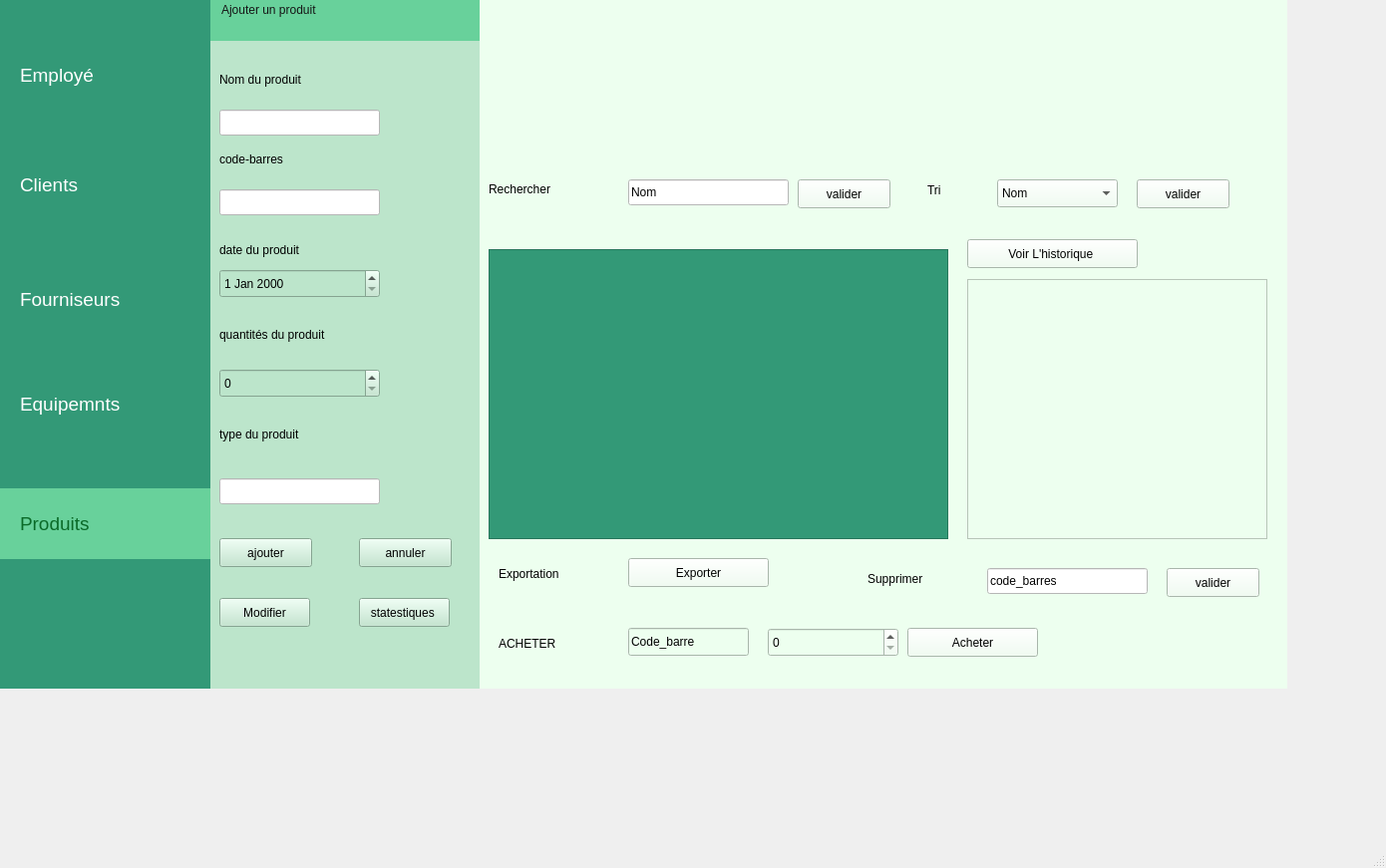
<?xml version="1.0" encoding="UTF-8"?>
<ui version="4.0">
 <class>MainWindow</class>
 <widget class="QMainWindow" name="MainWindow">
  <property name="geometry">
   <rect>
    <x>0</x>
    <y>0</y>
    <width>1390</width>
    <height>871</height>
   </rect>
  </property>
  <property name="windowTitle">
   <string>MainWindow</string>
  </property>
  <widget class="QWidget" name="centralwidget">
   <widget class="QWidget" name="widget_5" native="true">
    <property name="geometry">
     <rect>
      <x>210</x>
      <y>-10</y>
      <width>1081</width>
      <height>701</height>
     </rect>
    </property>
    <property name="styleSheet">
     <string notr="true">background-color: rgb(255, 255, 255);
background-color: rgb(237, 255, 239);</string>
    </property>
    <widget class="QWidget" name="widget_3" native="true">
     <property name="geometry">
      <rect>
       <x>0</x>
       <y>0</y>
       <width>271</width>
       <height>701</height>
      </rect>
     </property>
     <property name="styleSheet">
      <string notr="true">background-color: rgb(177, 216, 183);
background-color: rgb(188, 229, 203);</string>
     </property>
     <widget class="QWidget" name="widget_4" native="true">
      <property name="geometry">
       <rect>
        <x>0</x>
        <y>-10</y>
        <width>271</width>
        <height>61</height>
       </rect>
      </property>
      <property name="styleSheet">
       <string notr="true">background-color: rgb(48, 173, 138);
background-color: rgb(31, 208, 193);
background-color: rgb(104, 209, 155);</string>
      </property>
      <widget class="QLabel" name="label_9">
       <property name="geometry">
        <rect>
         <x>12</x>
         <y>20</y>
         <width>191</width>
         <height>20</height>
        </rect>
       </property>
       <property name="styleSheet">
        <string notr="true">
font: 700 11pt &quot;Segoe UI&quot;;

color: rgb(26, 202, 167);
color: rgb(21, 21, 21);
</string>
       </property>
       <property name="text">
        <string>Ajouter un produit </string>
       </property>
      </widget>
     </widget>
     <widget class="QLineEdit" name="lineEdit_nom">
      <property name="geometry">
       <rect>
        <x>10</x>
        <y>120</y>
        <width>161</width>
        <height>26</height>
       </rect>
      </property>
      <property name="styleSheet">
       <string notr="true">background-color: rgb(255, 255, 255);</string>
      </property>
     </widget>
     <widget class="QLabel" name="label_11">
      <property name="geometry">
       <rect>
        <x>10</x>
        <y>80</y>
        <width>181</width>
        <height>20</height>
       </rect>
      </property>
      <property name="styleSheet">
       <string notr="true">font: 700 9pt &quot;Segoe UI&quot;;
font: 700 12pt &quot;Segoe UI&quot;;
color: rgb(0, 0, 0);
</string>
      </property>
      <property name="text">
       <string>Nom du produit</string>
      </property>
     </widget>
     <widget class="QLabel" name="label_13">
      <property name="geometry">
       <rect>
        <x>10</x>
        <y>430</y>
        <width>181</width>
        <height>31</height>
       </rect>
      </property>
      <property name="styleSheet">
       <string notr="true">font: 700 9pt &quot;Segoe UI&quot;;
font: 700 12pt &quot;Segoe UI&quot;;
color: rgb(0, 0, 0);
</string>
      </property>
      <property name="text">
       <string>type du produit</string>
      </property>
     </widget>
     <widget class="QLabel" name="label_14">
      <property name="geometry">
       <rect>
        <x>10</x>
        <y>330</y>
        <width>211</width>
        <height>31</height>
       </rect>
      </property>
      <property name="styleSheet">
       <string notr="true">font: 700 9pt &quot;Segoe UI&quot;;
font: 700 12pt &quot;Segoe UI&quot;;
color: rgb(0, 0, 0);</string>
      </property>
      <property name="text">
       <string>quantités du produit</string>
      </property>
     </widget>
     <widget class="QLabel" name="label_15">
      <property name="geometry">
       <rect>
        <x>10</x>
        <y>240</y>
        <width>181</width>
        <height>41</height>
       </rect>
      </property>
      <property name="styleSheet">
       <string notr="true">font: 700 9pt &quot;Segoe UI&quot;;
font: 700 12pt &quot;Segoe UI&quot;;
color: rgb(0, 0, 0);
</string>
      </property>
      <property name="text">
       <string>date du produit</string>
      </property>
     </widget>
     <widget class="QLabel" name="label_16">
      <property name="geometry">
       <rect>
        <x>10</x>
        <y>160</y>
        <width>181</width>
        <height>20</height>
       </rect>
      </property>
      <property name="styleSheet">
       <string notr="true">font: 700 9pt &quot;Segoe UI&quot;;
font: 700 12pt &quot;Segoe UI&quot;;
color: rgb(0, 0, 0);</string>
      </property>
      <property name="text">
       <string>code-barres</string>
      </property>
     </widget>
     <widget class="QLineEdit" name="lineEdit_type">
      <property name="geometry">
       <rect>
        <x>10</x>
        <y>490</y>
        <width>161</width>
        <height>26</height>
       </rect>
      </property>
      <property name="styleSheet">
       <string notr="true">background-color: rgb(255, 255, 255);</string>
      </property>
     </widget>
     <widget class="QLineEdit" name="lineEdit_code">
      <property name="geometry">
       <rect>
        <x>10</x>
        <y>200</y>
        <width>161</width>
        <height>26</height>
       </rect>
      </property>
      <property name="styleSheet">
       <string notr="true">background-color: rgb(255, 255, 255);</string>
      </property>
     </widget>
     <widget class="QPushButton" name="on_btnAjouterProduit_clicked">
      <property name="geometry">
       <rect>
        <x>10</x>
        <y>550</y>
        <width>93</width>
        <height>29</height>
       </rect>
      </property>
      <property name="styleSheet">
       <string notr="true">color: rgb(0, 0, 0);</string>
      </property>
      <property name="text">
       <string>ajouter</string>
      </property>
     </widget>
     <widget class="QPushButton" name="displayProducts">
      <property name="geometry">
       <rect>
        <x>150</x>
        <y>550</y>
        <width>93</width>
        <height>29</height>
       </rect>
      </property>
      <property name="styleSheet">
       <string notr="true">color: rgb(0, 0, 0);</string>
      </property>
      <property name="text">
       <string>annuler</string>
      </property>
     </widget>
     <widget class="QSpinBox" name="lineEdit_quantite">
      <property name="geometry">
       <rect>
        <x>10</x>
        <y>380</y>
        <width>161</width>
        <height>29</height>
       </rect>
      </property>
      <property name="maximum">
       <number>1000000000</number>
      </property>
     </widget>
     <widget class="QDateEdit" name="lineEdit_date">
      <property name="geometry">
       <rect>
        <x>10</x>
        <y>280</y>
        <width>161</width>
        <height>29</height>
       </rect>
      </property>
     </widget>
     <widget class="QPushButton" name="update_button">
      <property name="geometry">
       <rect>
        <x>10</x>
        <y>610</y>
        <width>91</width>
        <height>29</height>
       </rect>
      </property>
      <property name="styleSheet">
       <string notr="true">color: rgb(0, 0, 0);</string>
      </property>
      <property name="text">
       <string>Modifier</string>
      </property>
     </widget>
     <widget class="QPushButton" name="stat">
      <property name="geometry">
       <rect>
        <x>150</x>
        <y>610</y>
        <width>91</width>
        <height>29</height>
       </rect>
      </property>
      <property name="styleSheet">
       <string notr="true">color: rgb(0, 0, 0);</string>
      </property>
      <property name="text">
       <string>statestiques </string>
      </property>
     </widget>
    </widget>
    <widget class="QLabel" name="label_12">
     <property name="geometry">
      <rect>
       <x>280</x>
       <y>190</y>
       <width>131</width>
       <height>20</height>
      </rect>
     </property>
     <property name="styleSheet">
      <string notr="true">font: 700 12pt &quot;Segoe UI&quot;;

color: rgb(0, 0, 0);

</string>
     </property>
     <property name="text">
      <string>Rechercher</string>
     </property>
    </widget>
    <widget class="QLineEdit" name="search">
     <property name="geometry">
      <rect>
       <x>420</x>
       <y>190</y>
       <width>161</width>
       <height>26</height>
      </rect>
     </property>
     <property name="styleSheet">
      <string notr="true">background-color: rgb(255, 255, 255);
color: rgb(216, 216, 216);
color: rgb(0, 0, 0);</string>
     </property>
     <property name="text">
      <string>Nom</string>
     </property>
    </widget>
    <widget class="QPushButton" name="searchButton">
     <property name="geometry">
      <rect>
       <x>590</x>
       <y>190</y>
       <width>93</width>
       <height>29</height>
      </rect>
     </property>
     <property name="styleSheet">
      <string notr="true">color: rgb(0, 0, 0);</string>
     </property>
     <property name="text">
      <string>valider</string>
     </property>
    </widget>
    <widget class="QLabel" name="label_18">
     <property name="geometry">
      <rect>
       <x>290</x>
       <y>570</y>
       <width>131</width>
       <height>31</height>
      </rect>
     </property>
     <property name="styleSheet">
      <string notr="true">font: 700 12pt &quot;Segoe UI&quot;;
color: rgb(0, 0, 0);
</string>
     </property>
     <property name="text">
      <string>Exportation</string>
     </property>
    </widget>
    <widget class="QLabel" name="label_20">
     <property name="geometry">
      <rect>
       <x>660</x>
       <y>580</y>
       <width>131</width>
       <height>21</height>
      </rect>
     </property>
     <property name="styleSheet">
      <string notr="true">font: 700 12pt &quot;Segoe UI&quot;;
color: rgb(0, 0, 0);
</string>
     </property>
     <property name="text">
      <string>Supprimer</string>
     </property>
    </widget>
    <widget class="QLineEdit" name="lineEdit_8">
     <property name="geometry">
      <rect>
       <x>780</x>
       <y>580</y>
       <width>161</width>
       <height>26</height>
      </rect>
     </property>
     <property name="styleSheet">
      <string notr="true">background-color: rgb(255, 255, 255);
color: rgb(216, 216, 216);
color: rgb(0, 0, 0);</string>
     </property>
     <property name="text">
      <string>code_barres</string>
     </property>
    </widget>
    <widget class="QPushButton" name="pushButton">
     <property name="geometry">
      <rect>
       <x>960</x>
       <y>580</y>
       <width>93</width>
       <height>29</height>
      </rect>
     </property>
     <property name="styleSheet">
      <string notr="true">color: rgb(0, 0, 0);</string>
     </property>
     <property name="text">
      <string>valider</string>
     </property>
    </widget>
    <widget class="QLabel" name="label_21">
     <property name="geometry">
      <rect>
       <x>720</x>
       <y>190</y>
       <width>31</width>
       <height>21</height>
      </rect>
     </property>
     <property name="styleSheet">
      <string notr="true">font: 700 12pt &quot;Segoe UI&quot;;
color: rgb(0, 0, 0);

</string>
     </property>
     <property name="text">
      <string>Tri</string>
     </property>
    </widget>
    <widget class="QPushButton" name="triButton">
     <property name="geometry">
      <rect>
       <x>930</x>
       <y>190</y>
       <width>93</width>
       <height>29</height>
      </rect>
     </property>
     <property name="styleSheet">
      <string notr="true">color: rgb(0, 0, 0);</string>
     </property>
     <property name="text">
      <string>valider</string>
     </property>
    </widget>
    <widget class="QPushButton" name="exportButton">
     <property name="geometry">
      <rect>
       <x>420</x>
       <y>570</y>
       <width>141</width>
       <height>29</height>
      </rect>
     </property>
     <property name="styleSheet">
      <string notr="true">color: rgb(0, 0, 0);</string>
     </property>
     <property name="text">
      <string>Exporter</string>
     </property>
    </widget>
    <widget class="QPushButton" name="buyButton">
     <property name="geometry">
      <rect>
       <x>700</x>
       <y>640</y>
       <width>131</width>
       <height>29</height>
      </rect>
     </property>
     <property name="styleSheet">
      <string notr="true">color: rgb(0, 0, 0);</string>
     </property>
     <property name="text">
      <string>Acheter</string>
     </property>
    </widget>
    <widget class="QLineEdit" name="buyBarreCode">
     <property name="geometry">
      <rect>
       <x>420</x>
       <y>640</y>
       <width>121</width>
       <height>28</height>
      </rect>
     </property>
     <property name="styleSheet">
      <string notr="true">color: rgb(0, 0, 0);
</string>
     </property>
     <property name="text">
      <string>Code_barre</string>
     </property>
    </widget>
    <widget class="QSpinBox" name="buyQuantity">
     <property name="geometry">
      <rect>
       <x>560</x>
       <y>640</y>
       <width>131</width>
       <height>29</height>
      </rect>
     </property>
     <property name="styleSheet">
      <string notr="true">color: rgb(0, 0, 0);</string>
     </property>
     <property name="maximum">
      <number>1000000000</number>
     </property>
    </widget>
    <widget class="QComboBox" name="TriSelect">
     <property name="geometry">
      <rect>
       <x>790</x>
       <y>190</y>
       <width>121</width>
       <height>28</height>
      </rect>
     </property>
     <property name="styleSheet">
      <string notr="true">color: rgb(0, 0, 0);</string>
     </property>
     <item>
      <property name="text">
       <string>Nom</string>
      </property>
     </item>
     <item>
      <property name="text">
       <string>Barre Code</string>
      </property>
     </item>
    </widget>
    <widget class="QTableWidget" name="tableWidget">
     <property name="geometry">
      <rect>
       <x>280</x>
       <y>260</y>
       <width>461</width>
       <height>291</height>
      </rect>
     </property>
     <property name="styleSheet">
      <string notr="true">background-color: rgb(51, 153, 119);</string>
     </property>
    </widget>
    <widget class="QPushButton" name="btnViewHistory">
     <property name="geometry">
      <rect>
       <x>760</x>
       <y>250</y>
       <width>171</width>
       <height>29</height>
      </rect>
     </property>
     <property name="styleSheet">
      <string notr="true">color: rgb(0, 0, 0);</string>
     </property>
     <property name="text">
      <string>Voir L'historique </string>
     </property>
    </widget>
    <widget class="QTextEdit" name="textEditHistory">
     <property name="geometry">
      <rect>
       <x>760</x>
       <y>290</y>
       <width>301</width>
       <height>261</height>
      </rect>
     </property>
    </widget>
    <widget class="QLabel" name="label_7">
     <property name="geometry">
      <rect>
       <x>290</x>
       <y>640</y>
       <width>101</width>
       <height>31</height>
      </rect>
     </property>
     <property name="styleSheet">
      <string notr="true">font: 700 12pt &quot;Segoe UI&quot;;
color: rgb(0, 0, 0);</string>
     </property>
     <property name="text">
      <string>ACHETER</string>
     </property>
    </widget>
    <widget class="QLabel" name="label_6">
     <property name="geometry">
      <rect>
       <x>280</x>
       <y>10</y>
       <width>511</width>
       <height>171</height>
      </rect>
     </property>
     <property name="text">
      <string/>
     </property>
     <property name="pixmap">
      <pixmap>../../Images/Captures d’écran/Capture d'écran 2024-12-07 205131.png</pixmap>
     </property>
    </widget>
   </widget>
   <widget class="QWidget" name="widget" native="true">
    <property name="geometry">
     <rect>
      <x>-10</x>
      <y>0</y>
      <width>221</width>
      <height>691</height>
     </rect>
    </property>
    <property name="styleSheet">
     <string notr="true">background-color: rgb(51, 153, 119);</string>
    </property>
    <widget class="QLabel" name="label">
     <property name="geometry">
      <rect>
       <x>30</x>
       <y>60</y>
       <width>131</width>
       <height>31</height>
      </rect>
     </property>
     <property name="styleSheet">
      <string notr="true">color: rgb(255, 255, 255);</string>
     </property>
     <property name="text">
      <string>&lt;html&gt;&lt;head/&gt;&lt;body&gt;&lt;p&gt;&lt;span style=&quot; font-size:14pt;&quot;&gt;        Employé&lt;/span&gt;&lt;/p&gt;&lt;/body&gt;&lt;/html&gt;</string>
     </property>
    </widget>
    <widget class="QLabel" name="label_2">
     <property name="geometry">
      <rect>
       <x>30</x>
       <y>170</y>
       <width>131</width>
       <height>31</height>
      </rect>
     </property>
     <property name="styleSheet">
      <string notr="true">color: rgb(255, 255, 255);</string>
     </property>
     <property name="text">
      <string>&lt;html&gt;&lt;head/&gt;&lt;body&gt;&lt;p&gt;&lt;span style=&quot; font-size:14pt;&quot;&gt;Clients&lt;/span&gt;&lt;/p&gt;&lt;/body&gt;&lt;/html&gt;</string>
     </property>
    </widget>
    <widget class="QWidget" name="widget_2" native="true">
     <property name="geometry">
      <rect>
       <x>0</x>
       <y>490</y>
       <width>221</width>
       <height>71</height>
      </rect>
     </property>
     <property name="styleSheet">
      <string notr="true">background-color: rgb(104, 209, 155);</string>
     </property>
     <widget class="QLabel" name="label_5">
      <property name="geometry">
       <rect>
        <x>30</x>
        <y>20</y>
        <width>131</width>
        <height>31</height>
       </rect>
      </property>
      <property name="styleSheet">
       <string notr="true">color: rgb(255, 255, 255);
color: rgb(8, 85, 23);
color: rgb(10, 106, 40);</string>
      </property>
      <property name="text">
       <string>&lt;html&gt;&lt;head/&gt;&lt;body&gt;&lt;p&gt;&lt;span style=&quot; font-size:14pt;&quot;&gt;Produits&lt;/span&gt;&lt;/p&gt;&lt;/body&gt;&lt;/html&gt;</string>
      </property>
     </widget>
    </widget>
    <widget class="QLabel" name="label_4">
     <property name="geometry">
      <rect>
       <x>30</x>
       <y>390</y>
       <width>131</width>
       <height>31</height>
      </rect>
     </property>
     <property name="styleSheet">
      <string notr="true">color: rgb(255, 255, 255);</string>
     </property>
     <property name="text">
      <string>&lt;html&gt;&lt;head/&gt;&lt;body&gt;&lt;p&gt;&lt;span style=&quot; font-size:14pt;&quot;&gt;Equipemnts&lt;/span&gt;&lt;/p&gt;&lt;/body&gt;&lt;/html&gt;</string>
     </property>
    </widget>
    <widget class="QLabel" name="label_3">
     <property name="geometry">
      <rect>
       <x>30</x>
       <y>280</y>
       <width>161</width>
       <height>41</height>
      </rect>
     </property>
     <property name="styleSheet">
      <string notr="true">color: rgb(0, 134, 98);
color: rgb(255, 255, 255);</string>
     </property>
     <property name="text">
      <string>&lt;html&gt;&lt;head/&gt;&lt;body&gt;&lt;p&gt;&lt;span style=&quot; font-size:14pt;&quot;&gt;Fourniseurs&lt;/span&gt;&lt;/p&gt;&lt;/body&gt;&lt;/html&gt;</string>
     </property>
    </widget>
   </widget>
  </widget>
  <widget class="QMenuBar" name="menubar">
   <property name="geometry">
    <rect>
     <x>0</x>
     <y>0</y>
     <width>1390</width>
     <height>25</height>
    </rect>
   </property>
  </widget>
  <widget class="QStatusBar" name="statusbar"/>
 </widget>
 <resources/>
 <connections/>
</ui>
